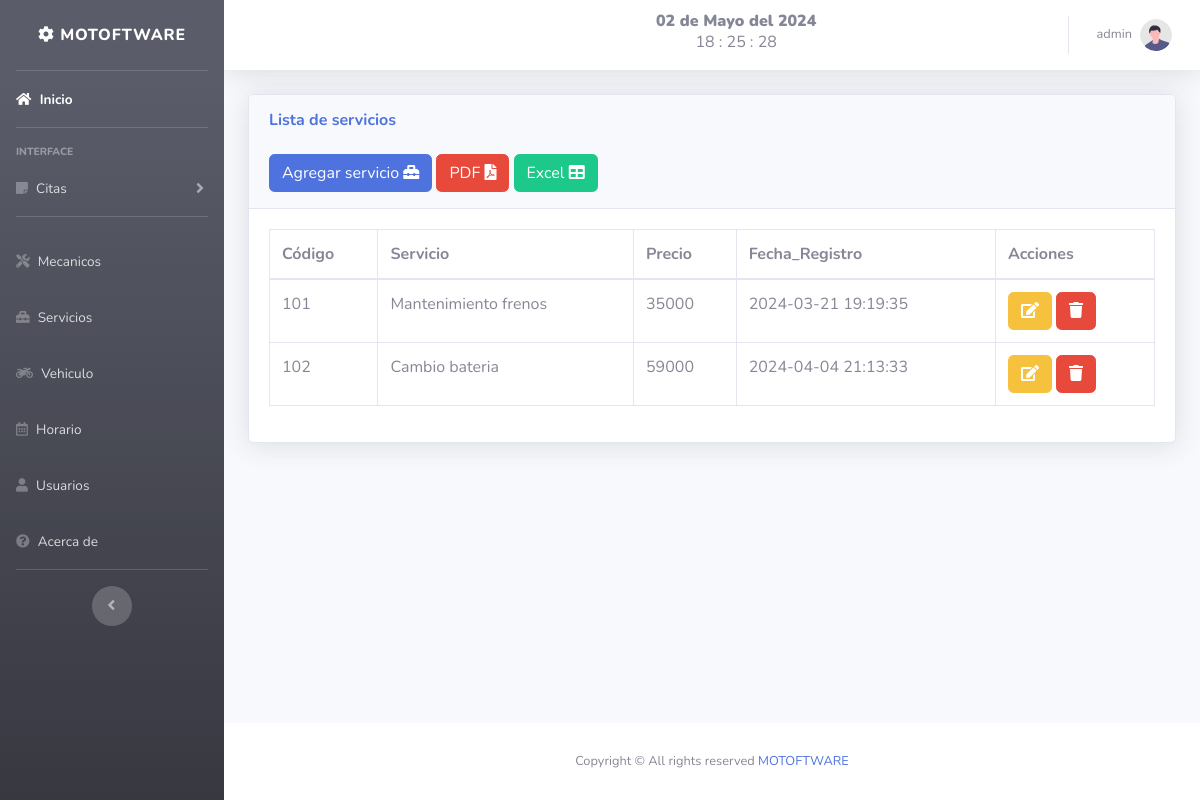
The app's page /views/servicios.php (signed in), older data.
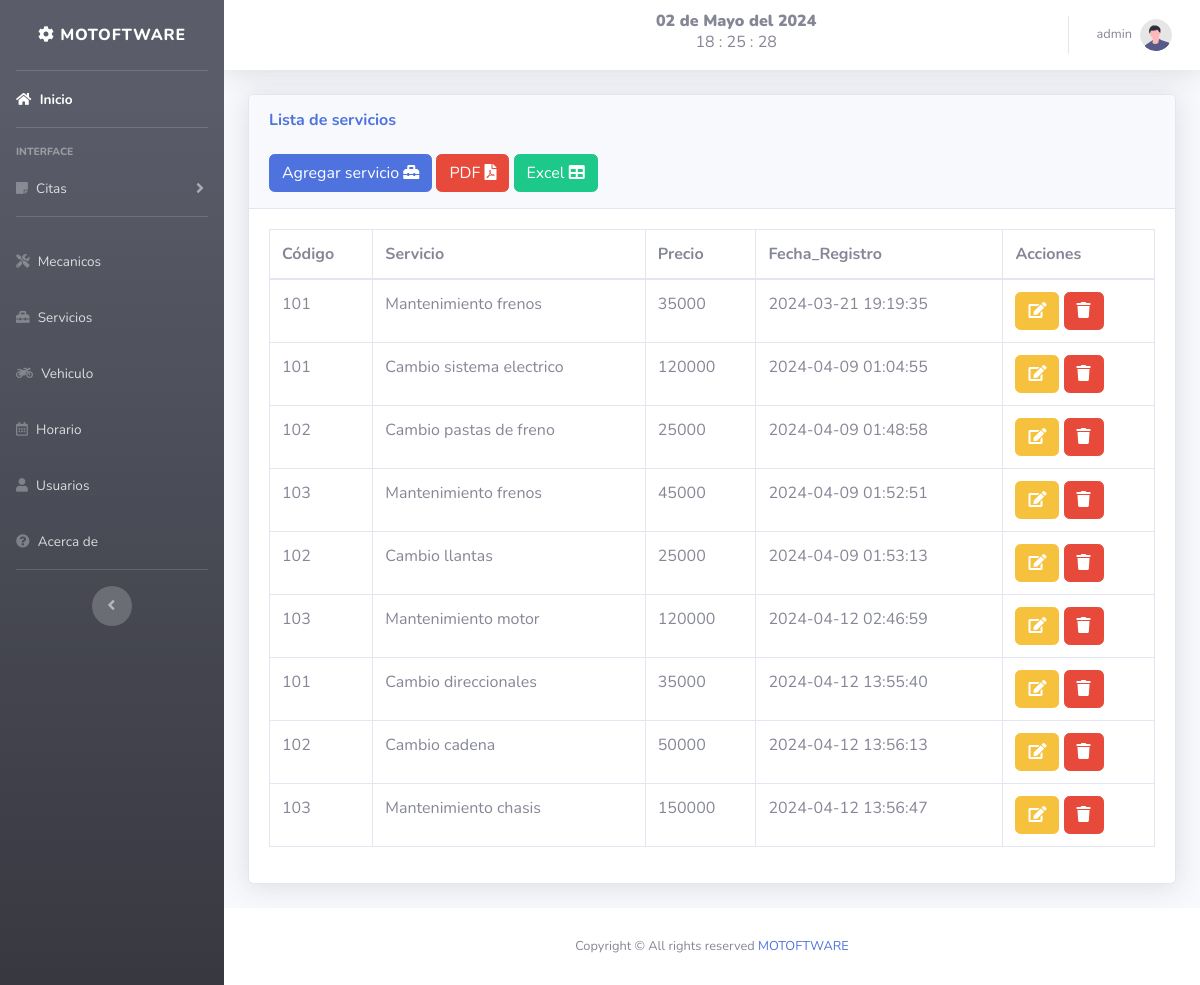
The same page, newer data.
### tables this page shows
CREATE TABLE `servicio` (
  `id` int(11) NOT NULL,
  `codigo` int(18) NOT NULL,
  `nombre` varchar(100) NOT NULL,
  `precio` int(11) NOT NULL,
  `fecha` timestamp NOT NULL DEFAULT current_timestamp()
);

### views/servicios.php (the view, shortened to what this page needs)
<!DOCTYPE html>
<html lang="en">
<head>
</head>
<?php include "../includes/header.php"; ?>
<body id="page-top">
    <div class="container-fluid">
        <div class="card shadow mb-4">
            <div class="card-header py-3">
                <h6 class="m-0 font-weight-bold text-primary">Lista de servicios</h6>
                <br>
                <button type="button" class="btn btn-primary" data-toggle="modal" data-target="#especialidad">
                    <span class="glyphicon glyphicon-plus"></span> Agregar servicio <i class="fa fa-toolbox" aria-hidden="true"></i> </a></button>
                <button type="button" class="btn btn-danger">
                <a href="./reportes/pdf_servicio.php"> PDF <i class="fas fa-file-pdf"></i> </a></button>
                <button type="button" class="btn btn-success">
                <a href="./reportes/ex_servicio.php"> Excel <i class="fas fa-table"></i> </a></button>
            </div>
            <div class="card-body">
                <div class="table-responsive">
                    <table class="table table-bordered" id="dataTable" width="100%" cellspacing="0">
                        <thead>
                            <tr>
                                <th>Código</th>
                                <th>Servicio</th>
                                <th>Precio</th>
                                <th>Fecha_Registro</th>
                                <th>Acciones</th>
                            </tr>
                        </thead>
                        <?php
                        include "../includes/db.php";
                        $result = mysqli_query($conexion, "SELECT * FROM servicio ");
                        while ($fila = mysqli_fetch_assoc($result)) :
                        ?>
                            <tr>
                                <td><?php echo $fila['codigo'] ?></td>
                                <td><?php echo $fila['nombre']; ?></td>
                                <td><?php echo $fila['precio']; ?></td>
                                <td><?php echo $fila['fecha']; ?></td>
                                <td>
                                    <a class="btn btn-warning" href="../includes/editar_esp.php?id=<?php echo $fila['id'] ?> ">
                                        <i class="fa fa-edit "></i> </a>
                                    <a href="../includes/eliminar_esp.php?id=<?php echo $fila['id'] ?> " class="btn btn-danger btn-del">
                                        <i class="fa fa-trash "></i></a></button>
                                </td>
                            </tr>
                        <?php endwhile; ?>
                    </table>
                </div>
            </div>
        </div>
    </div>
    <?php include "../includes/footer.php"; ?>
</body>
</html>

Row changes from the older to the newer data that the page shows:
removed servicio: codigo "102", nombre "Cambio bateria", precio "59000", fecha "2024-04-04 21:13:33"
added servicio: codigo "101", nombre "Cambio sistema electrico", precio "120000", fecha "2024-04-09 01:04:55"
added servicio: codigo "102", nombre "Cambio pastas de freno", precio "25000", fecha "2024-04-09 01:48:58"
added servicio: codigo "103", nombre "Mantenimiento frenos", precio "45000", fecha "2024-04-09 01:52:51"
added servicio: codigo "102", nombre "Cambio llantas", precio "25000", fecha "2024-04-09 01:53:13"
added servicio: codigo "103", nombre "Mantenimiento motor", precio "120000", fecha "2024-04-12 02:46:59"
added servicio: codigo "101", nombre "Cambio direccionales", precio "35000", fecha "2024-04-12 13:55:40"
added servicio: codigo "102", nombre "Cambio cadena", precio "50000", fecha "2024-04-12 13:56:13"
added servicio: codigo "103", nombre "Mantenimiento chasis", precio "150000", fecha "2024-04-12 13:56:47"
